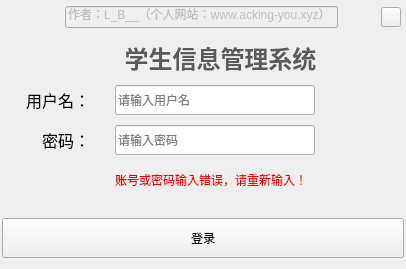
<?xml version="1.0" encoding="UTF-8"?>
<ui version="4.0">
 <class>LoginPage</class>
 <widget class="QWidget" name="LoginPage">
  <property name="geometry">
   <rect>
    <x>0</x>
    <y>0</y>
    <width>406</width>
    <height>269</height>
   </rect>
  </property>
  <property name="maximumSize">
   <size>
    <width>570</width>
    <height>330</height>
   </size>
  </property>
  <property name="windowTitle">
   <string>登录</string>
  </property>
  <property name="windowIcon">
   <iconset resource="resource.qrc">
    <normaloff>:/icon.png</normaloff>:/icon.png</iconset>
  </property>
  <property name="toolTip">
   <string>这是登录窗口</string>
  </property>
  <layout class="QGridLayout" name="gridLayout_3" rowstretch="1,0,0,0,0">
   <property name="leftMargin">
    <number>0</number>
   </property>
   <property name="topMargin">
    <number>0</number>
   </property>
   <property name="rightMargin">
    <number>0</number>
   </property>
   <property name="bottomMargin">
    <number>11</number>
   </property>
   <property name="spacing">
    <number>0</number>
   </property>
   <item row="3" column="0">
    <widget class="QWidget" name="widget_2" native="true">
     <layout class="QGridLayout" name="gridLayout_2">
      <property name="leftMargin">
       <number>0</number>
      </property>
      <property name="topMargin">
       <number>0</number>
      </property>
      <property name="rightMargin">
       <number>0</number>
      </property>
      <property name="bottomMargin">
       <number>10</number>
      </property>
      <property name="spacing">
       <number>0</number>
      </property>
      <item row="1" column="3">
       <spacer name="horizontalSpacer">
        <property name="orientation">
         <enum>Qt::Horizontal</enum>
        </property>
        <property name="sizeType">
         <enum>QSizePolicy::Fixed</enum>
        </property>
        <property name="sizeHint" stdset="0">
         <size>
          <width>80</width>
          <height>20</height>
         </size>
        </property>
       </spacer>
      </item>
      <item row="1" column="0">
       <widget class="QLabel" name="label_2">
        <property name="minimumSize">
         <size>
          <width>90</width>
          <height>0</height>
         </size>
        </property>
        <property name="font">
         <font>
          <pointsize>12</pointsize>
         </font>
        </property>
        <property name="text">
         <string>用户名：</string>
        </property>
        <property name="alignment">
         <set>Qt::AlignRight|Qt::AlignTrailing|Qt::AlignVCenter</set>
        </property>
       </widget>
      </item>
      <item row="2" column="0">
       <widget class="QLabel" name="label_3">
        <property name="font">
         <font>
          <pointsize>12</pointsize>
         </font>
        </property>
        <property name="text">
         <string>密码：</string>
        </property>
        <property name="alignment">
         <set>Qt::AlignRight|Qt::AlignTrailing|Qt::AlignVCenter</set>
        </property>
       </widget>
      </item>
      <item row="0" column="2">
       <widget class="QLabel" name="label">
        <property name="minimumSize">
         <size>
          <width>211</width>
          <height>0</height>
         </size>
        </property>
        <property name="maximumSize">
         <size>
          <width>300</width>
          <height>60</height>
         </size>
        </property>
        <property name="font">
         <font>
          <pointsize>18</pointsize>
          <italic>false</italic>
          <bold>true</bold>
         </font>
        </property>
        <property name="styleSheet">
         <string notr="true">color: rgb(90, 90, 90);</string>
        </property>
        <property name="text">
         <string>学生信息管理系统</string>
        </property>
        <property name="alignment">
         <set>Qt::AlignCenter</set>
        </property>
       </widget>
      </item>
      <item row="1" column="2">
       <widget class="QLineEdit" name="loginUsername">
        <property name="minimumSize">
         <size>
          <width>0</width>
          <height>30</height>
         </size>
        </property>
        <property name="maximumSize">
         <size>
          <width>200</width>
          <height>16777215</height>
         </size>
        </property>
        <property name="placeholderText">
         <string>请输入用户名</string>
        </property>
       </widget>
      </item>
      <item row="0" column="0">
       <spacer name="horizontalSpacer_4">
        <property name="orientation">
         <enum>Qt::Horizontal</enum>
        </property>
        <property name="sizeHint" stdset="0">
         <size>
          <width>40</width>
          <height>20</height>
         </size>
        </property>
       </spacer>
      </item>
      <item row="2" column="2">
       <widget class="QLineEdit" name="loginPassword">
        <property name="minimumSize">
         <size>
          <width>0</width>
          <height>30</height>
         </size>
        </property>
        <property name="maximumSize">
         <size>
          <width>200</width>
          <height>16777215</height>
         </size>
        </property>
        <property name="maxLength">
         <number>8</number>
        </property>
        <property name="echoMode">
         <enum>QLineEdit::Password</enum>
        </property>
        <property name="placeholderText">
         <string>请输入密码</string>
        </property>
       </widget>
      </item>
      <item row="0" column="1">
       <widget class="QLabel" name="label_4">
        <property name="minimumSize">
         <size>
          <width>25</width>
          <height>25</height>
         </size>
        </property>
        <property name="maximumSize">
         <size>
          <width>25</width>
          <height>25</height>
         </size>
        </property>
        <property name="styleSheet">
         <string notr="true">border-image: url(:/文档管理系统-保e通系统图标.png);</string>
        </property>
        <property name="text">
         <string/>
        </property>
       </widget>
      </item>
      <item row="3" column="2">
       <widget class="QLabel" name="pass_error">
        <property name="maximumSize">
         <size>
          <width>16777215</width>
          <height>30</height>
         </size>
        </property>
        <property name="styleSheet">
         <string notr="true">color: rgb(240, 0, 0);</string>
        </property>
        <property name="text">
         <string>账号或密码输入错误，请重新输入！</string>
        </property>
       </widget>
      </item>
     </layout>
    </widget>
   </item>
   <item row="0" column="0">
    <widget class="QWidget" name="widget_4" native="true">
     <property name="minimumSize">
      <size>
       <width>0</width>
       <height>30</height>
      </size>
     </property>
     <property name="maximumSize">
      <size>
       <width>16777215</width>
       <height>25</height>
      </size>
     </property>
     <property name="font">
      <font>
       <underline>true</underline>
      </font>
     </property>
     <layout class="QGridLayout" name="gridLayout_5">
      <property name="leftMargin">
       <number>5</number>
      </property>
      <property name="topMargin">
       <number>0</number>
      </property>
      <property name="rightMargin">
       <number>5</number>
      </property>
      <property name="bottomMargin">
       <number>0</number>
      </property>
      <property name="spacing">
       <number>0</number>
      </property>
      <item row="0" column="3">
       <spacer name="horizontalSpacer_3">
        <property name="orientation">
         <enum>Qt::Horizontal</enum>
        </property>
        <property name="sizeHint" stdset="0">
         <size>
          <width>40</width>
          <height>20</height>
         </size>
        </property>
       </spacer>
      </item>
      <item row="0" column="0">
       <widget class="QLabel" name="label_5">
        <property name="minimumSize">
         <size>
          <width>17</width>
          <height>15</height>
         </size>
        </property>
        <property name="maximumSize">
         <size>
          <width>24</width>
          <height>20</height>
         </size>
        </property>
        <property name="styleSheet">
         <string notr="true">border-image: url(:/icon.png);</string>
        </property>
        <property name="text">
         <string/>
        </property>
       </widget>
      </item>
      <item row="0" column="2">
       <widget class="QLineEdit" name="authorInfo">
        <property name="enabled">
         <bool>false</bool>
        </property>
        <property name="minimumSize">
         <size>
          <width>273</width>
          <height>20</height>
         </size>
        </property>
        <property name="maximumSize">
         <size>
          <width>300</width>
          <height>16777215</height>
         </size>
        </property>
        <property name="font">
         <font>
          <underline>false</underline>
         </font>
        </property>
        <property name="text">
         <string>作者：L_B__（个人网站：www.acking-you.xyz）</string>
        </property>
       </widget>
      </item>
      <item row="0" column="1">
       <spacer name="horizontalSpacer_2">
        <property name="orientation">
         <enum>Qt::Horizontal</enum>
        </property>
        <property name="sizeHint" stdset="0">
         <size>
          <width>40</width>
          <height>20</height>
         </size>
        </property>
       </spacer>
      </item>
      <item row="0" column="4">
       <widget class="QPushButton" name="exitBtn">
        <property name="minimumSize">
         <size>
          <width>20</width>
          <height>20</height>
         </size>
        </property>
        <property name="maximumSize">
         <size>
          <width>20</width>
          <height>20</height>
         </size>
        </property>
        <property name="styleSheet">
         <string notr="true">border-image: url(:/退出.png);</string>
        </property>
        <property name="text">
         <string/>
        </property>
       </widget>
      </item>
     </layout>
    </widget>
   </item>
   <item row="4" column="0" colspan="3">
    <widget class="QWidget" name="loadWidget" native="true">
     <property name="maximumSize">
      <size>
       <width>16777215</width>
       <height>40</height>
      </size>
     </property>
     <layout class="QGridLayout" name="gridLayout">
      <property name="leftMargin">
       <number>2</number>
      </property>
      <property name="topMargin">
       <number>0</number>
      </property>
      <property name="rightMargin">
       <number>2</number>
      </property>
      <property name="bottomMargin">
       <number>0</number>
      </property>
      <property name="horizontalSpacing">
       <number>10</number>
      </property>
      <property name="verticalSpacing">
       <number>0</number>
      </property>
      <item row="0" column="0">
       <widget class="QPushButton" name="loadBtn">
        <property name="minimumSize">
         <size>
          <width>0</width>
          <height>40</height>
         </size>
        </property>
        <property name="text">
         <string>登录</string>
        </property>
       </widget>
      </item>
     </layout>
    </widget>
   </item>
  </layout>
 </widget>
 <tabstops>
  <tabstop>loginUsername</tabstop>
  <tabstop>loginPassword</tabstop>
  <tabstop>loadBtn</tabstop>
  <tabstop>exitBtn</tabstop>
  <tabstop>authorInfo</tabstop>
 </tabstops>
 <resources>
  <include location="resource.qrc"/>
 </resources>
 <connections/>
</ui>
